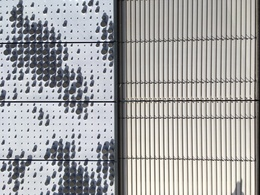
%> input picture Lab2/Part-2_Gabor Segmentation/data/sciencepark.jpg, 260 x 195 px, shrunk from 2016 x 1512 before the run
$ octave gabor_segmentation.m   (GNU Octave 9; MATLAB toolbox functions it lacks are replaced by stand-ins)
%> lines starting %> are read from the running program, lines starting %| are printed output that depends on the picture; in (x1, y1, x2, y2) boxes, pixels count from 0 and x2, y2 are one past the last pixel; in counts of white or black regions, pixels touching at a corner belong together; the program's own positions count from 1
%% Hyperparameters
k        = 2;      % number of clusters in k-means algorithm. By default,
                   % we consider k to be 2 in foreground-background segmentation task.
image_id = 'SciencePark'; % Identifier to switch between input images.
                   % Possible ids: 'Kobi',    'Polar', 'Robin-1'
                   %               'Robin-2', 'Cows'
% Misc
err_msg  = 'Image not available.';

% Control settings
visFlag       = false;    %  Set to true to visualize filter responses.
smoothingFlag = false;   %  Set to true to postprocess filter outputs.

%% Read image
switch image_id
    case 'Kobi'
        img = imread('kobi.png');
        resize_factor = 0.25;
    case 'Polar'
        img = imread('./data/polar-bear-hiding.jpg');
        resize_factor = 0.75;
    case 'Robin-1'
        img = imread('./data/robin-1.jpg');
        resize_factor = 1;
    case 'Robin-2'
        img = imread('./data/robin-2.jpg');
        resize_factor = 0.5;
    case 'Cows'
        img = im2double(imread('./data/cows.jpg'));
        resize_factor = 0.5;
    case 'SciencePark'
        img = imread('./data/sciencepark.jpg');
%> img is the input picture: size 195x260x3 uint8; mean R, G, B 165.2, 165.3, 165.7
        img = permute(img,[2,1,3]);
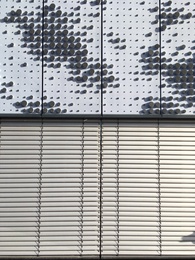
%> img: size 260x195x3 uint8; mean R, G, B 165.2, 165.3, 165.7; mean of the top-left, top-right, bottom-left and bottom-right quarters 150.1, 161.3, 163.7, 186.4
        resize_factor = 0.2;

    otherwise
        error(err_msg)
end

% Image adjustments
img      = imresize(img,resize_factor);
%> img: size 52x39x3 uint8
img_gray = rgb2gray(img);

% Display image
figure(1), imshow(img), title(sprintf('Input image: %s', image_id));

%% Design array of Gabor Filters
% In this code section, you will create a Gabor Filterbank. A filterbank is
% a collection of filters with varying properties (e.g. {shape, texture}).
% A Gabor filterbank consists of Gabor filters of distinct orientations
% and scales. We will use this bank to extract texture information from the
% input image.

[numRows, numCols, ~] = size(img);
%> numRows = 52; numCols = 39

% Estimate the minimum and maximum of the wavelengths for the sinusoidal
% carriers.
% ** This step is pretty much standard, therefore, you don't have to
%    worry about it. It is cycles in pixels. **
lambdaMin = 4/sqrt(2);
lambdaMax = hypot(numRows,numCols);
%> lambdaMax = 65

% Specify the carrier wavelengths.
% (or the central frequency of the carrier signal, which is 1/lambda)
n = floor(log2(lambdaMax/lambdaMin));
%> n = 4
lambdas = 2.^(0:(n-2)) * lambdaMin;
%> lambdas = [2.83 5.66 11.31]
%lambdas = 1:6
% Define the set of orientations for the Gaussian envelope.
dTheta      = 2*pi/16;                  % \\ the step size
orientations = 0:dTheta:(pi/2);

% Define the set of sigmas for the Gaussian envelope. Sigma here defines
% the standard deviation, or the spread of the Gaussian.
sigmas = [1,2];

% Now you can create the filterbank. We provide you with a MATLAB struct
% called gaborFilterBank in which we will hold the filters and their
% corresponding parameters such as sigma, lambda and etc.
% ** All you need to do is to implement createGabor(). Rest will be handled
%    by the provided code block. **
gaborFilterBank = struct();
tic
filterNo = 1;
for ii = 1:length(lambdas)
    for jj  = 1:length(sigmas)
        for ll = 1:length(orientations)
            % Filter parameter configuration for this filter.
            lambda = lambdas(ii);
            sigma  = sigmas(jj);
            theta  = orientations(ll);
            psi    = 0;
            gamma  = 0.5;

            % Create a Gabor filter with the specs above.
            % (We also record the settings in which they are created. )
            % // TODO: Implement the function createGabor() following
            %          the guidelines in the given function template.
            %          ** See createGabor.m for instructions ** //
            pairs = createGabor( sigma, theta, lambda, psi, gamma );
            gaborFilterBank(filterNo).filterPairs = pairs;
            %figure(1);
            %imshow(pairs(:,:,1));
            %imshow(pairs(:,:,2));
            gaborFilterBank(filterNo).sigma       = sigma;
            gaborFilterBank(filterNo).lambda      = lambda;
            gaborFilterBank(filterNo).theta       = theta;
            gaborFilterBank(filterNo).psi         = psi;
            gaborFilterBank(filterNo).gamma       = gamma;
            filterNo = filterNo+1;
        end
    end
end
%> after the loop, filterNo = 31
ctime = toc;

fprintf('--------------------------------------\n \t\tDetails\n--------------------------------------\n')
fprintf('Total number of filters       : %d \n', length(gaborFilterBank));
%| Total number of filters       : 30
fprintf('Number of scales (sigma)      : %d \n', length(sigmas));
fprintf('Number of orientations (theta): %d \n', length(orientations));
fprintf('Number of carriers (lambda)   : %d \n', length(lambdas));
%| Number of carriers (lambda)   : 3
fprintf('--------------------------------------\n')
fprintf('Filter bank created in %.3f seconds.\n', ctime);
fprintf('--------------------------------------\n')

%% Filter images using Gabor filter bank using quadrature pairs (real and imaginary parts)
% You will now filter the input image with each complex Gabor filter in
% gaborFilterBank structure and store the output in the cell called
% featureMaps.
% // Hint-1: Apply both the real imaginary parts of each kernel
%            separately in the spatial domain (i.e. over the image). //
% // Hint-2: Assign each output (i.e. real and imaginary parts) in
%            variables called real_out and imag_out. //
% // Hint-3: Use built-in MATLAB function, imfilter, to convolve the filter
%            with the input image. Type in the command window the following
%            command for more information: doc imfilter. Check the options
%            for padding. Find the one that works well. You might want to
%            explain what works better and why shortly in the report.
featureMaps = cell(length(gaborFilterBank),1);
for jj = 1 : length(gaborFilterBank)
    real = gaborFilterBank(jj).filterPairs(:,:,1);
    imaginary = gaborFilterBank(jj).filterPairs(:,:,2);
    % Using symmetric padding, because it provides the best
    % approximation of continued patterns.
    real_out = imfilter(img_gray, real, 'symmetric','conv'); % \\TODO: filter the grayscale input with real part of the Gabor
    imag_out = imfilter(img_gray, imaginary, 'symmetric','conv'); % \\TODO: filter the grayscale input with imaginary part of the Gabor
    featureMaps{jj} = cat(3, real_out, imag_out);

    % Visualize the filter responses if you wish.
    if visFlag
        figure(2),
        subplot(121), imshow(real_out), title(sprintf('Re[h(x,y)], \\lambda = %f, \\theta = %f, \\sigma = %f',gaborFilterBank(jj).lambda,...
                                                                                                              gaborFilterBank(jj).theta,...
                                                                                                              gaborFilterBank(jj).sigma));
        subplot(122), imshow(imag_out), title(sprintf('Im[h(x,y)], \\lambda = %f, \\theta = %f, \\sigma = %f',gaborFilterBank(jj).lambda,...
                                                                                                              gaborFilterBank(jj).theta,...
                                                                                                              gaborFilterBank(jj).sigma));
        pause(1)
    end
end
%> this loop made 30 passes
%> pass 1, `real_out = imfilter(img_gray, real, 'symmetric','conv');`:
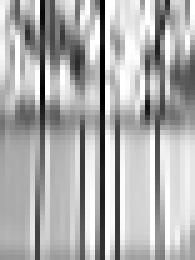
%> real_out: size 52x39 uint8 (shown 5 times larger); min 0, max 255, mean 175.1
%> after the loop, featureMaps = 30 items


%% Compute the magnitude
% Now, you will compute the magnitude of the output responses.
% \\ Hint: (real_part^2 + imaginary_part^2)^(1/2) \\
featureMags =  cell(length(gaborFilterBank),1);

for jj = 1:length(featureMaps)
    % Convert to double to be able to use sqrt or power function.
    real_part = double(featureMaps{jj}(:,:,1));
    imag_part = double(featureMaps{jj}(:,:,2));

    featureMags{jj} = sqrt(real_part.^2 + imag_part.^2) % \\TODO: Compute the magnitude here


    % Visualize the magnitude response if you wish.
    if visFlag
        figure(3),
        imshow(uint8(featureMags{jj})), title(sprintf('Re[h(x,y)], \\lambda = %f, \\theta = %f, \\sigma = %f',gaborFilterBank(jj).lambda,...
                                                                                                              gaborFilterBank(jj).theta,...
                                                                                                              gaborFilterBank(jj).sigma));
        pause(.3)
    end
end
%> after the loop, featureMags = 30 items

%% Prepare and Preprocess features
% You can think of each filter response as a sort of feature representation
% for the pixels. Now that you have numFilters = |gaborFilterBank| filters,
% we can represent each pixel by this many features.
% \\ Q: What kind of features do you think gabor filters might correspond to?

% You will now implement a smoothing operation over the magnitude images in
% featureMags.
% \\ Hint: For each i in [1, length(featureMags)], smooth featureMags{i}
%          using an appropriate first order Gaussian kernel.
% \\ Hint: doc imfilter, doc fspecial or doc imgaussfilt.
features = zeros(numRows, numCols, length(featureMags));
if smoothingFlag
    % \\TODO:
    %FOR_LOOP
        % i)  filter the magnitude response with appropriate Gaussian kernels
        % ii) insert the smoothed image into features(:,:,jj)
    %END_FOR
    for i = 1:length(featureMags)

        % Sigma fine-tuned for kobi image, dependency on sigma of each
        % Gaussian envelope appeared to work slightly better.
        sigma = gaborFilterBank(i).sigma * 11;
        smoothed = imgaussfilt(featureMags{i}, sigma, "Padding", "symmetric");
        features(:,:,i) = smoothed;
    end
else
    % Don't smooth but just insert magnitude images into the matrix
    % called features.
    for jj = 1:length(featureMags)
        features(:,:,jj) = featureMags{jj};
    end
end

% Reshape the filter outputs (i.e. tensor called features) of size
% [numRows, numCols, numFilters] into a matrix of size [numRows*numCols, numFilters]
% This will constitute our data matrix which represents each pixel in the
% input image with numFilters features.
features = reshape(features, numRows * numCols, []);

% Standardize features.
% \\ Hint: see http://ufldl.stanford.edu/wiki/index.php/Data_Preprocessing
%          for more information. \\

% features = % \\ TODO: i)  Implement standardization on matrix called features.
%                     ii) Return the standardized data matrix.
zero_mean_features = features - mean(features);
features = zero_mean_features ./ std(features);

% (Optional) Visualize the saliency map using the first principal component
% of the features matrix. It will be useful to diagnose possible problems
% with the pipeline and filterbank.
coeff = pca(features);
feature2DImage = reshape(features*coeff(:,1),numRows,numCols);
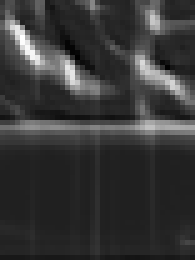
%> feature2DImage: size 52x39 double (shown 5 times larger); min -4.49, max 16.09, mean -1.81e-14; drawn with min black and max white
figure(4)
imshow(feature2DImage,[]), title('Pixel representation projected onto first PC')


% Apply k-means algorithm to cluster pixels using the data matrix,
% features.
% \\ Hint-1: doc kmeans
% \\ Hint-2: use the parameter k defined in the first section when calling
%            MATLAB's built-in kmeans function.
tic
% pixLabels = % \\TODO: Return cluster labels per pixel
pixLabels = kmeans(features, k,'Replicates',5);
%> pixLabels = 2028 values, max 2 at index 5, min 1 at index 1, mean 1.14

ctime = toc;
fprintf('Clustering completed in %.3f seconds.\n', ctime);

% Visualize the clustering by reshaping pixLabels into original grayscale
% input size [numRows numCols].
pixLabels = reshape(pixLabels,[numRows numCols]);
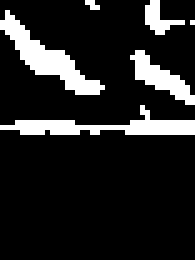
%> pixLabels: size 52x39 double (shown 5 times larger); values 1 (black) and 2 (white), 14% white; 6 white regions (2 under 20 px), largest, box (x1, y1, x2, y2) and area: (0, 2, 21, 19) 104, (0, 21, 39, 27) 95, (26, 10, 39, 21) 55, (29, 0, 37, 7) 25

figure(5)
imshow(label2rgb(pixLabels)), title('Pixel clusters');


% Use the pixLabels to visualize segmentation.
Aseg1 = zeros(size(img),'like',img);
%> Aseg1: size 52x39x3 uint8; every value is 0
Aseg2 = zeros(size(img),'like',img);
BW = pixLabels == 2;
BW = repmat(BW,[1 1 3]);
Aseg1(BW) = img(BW);
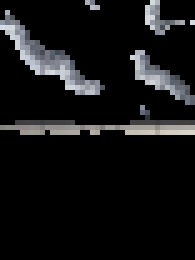
%> Aseg1: size 52x39x3 uint8 (shown 5 times larger); mean R, G, B 19.8, 20.1, 20.8
Aseg2(~BW) = img(~BW);
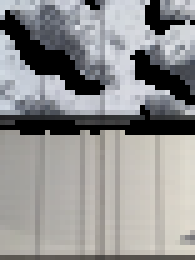
%> Aseg2: size 52x39x3 uint8 (shown 5 times larger); mean R, G, B 145.5, 145.2, 145
figure(6)
imshowpair(Aseg1,Aseg2,'montage')
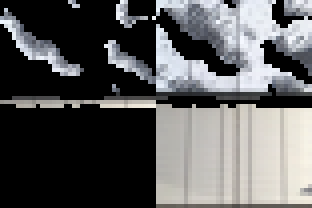
%> displayed picture: size 52x78x3, on the screen's scale of 0 to 255 (shown 4 times larger); mean R, G, B 91.8, 91.8, 92
